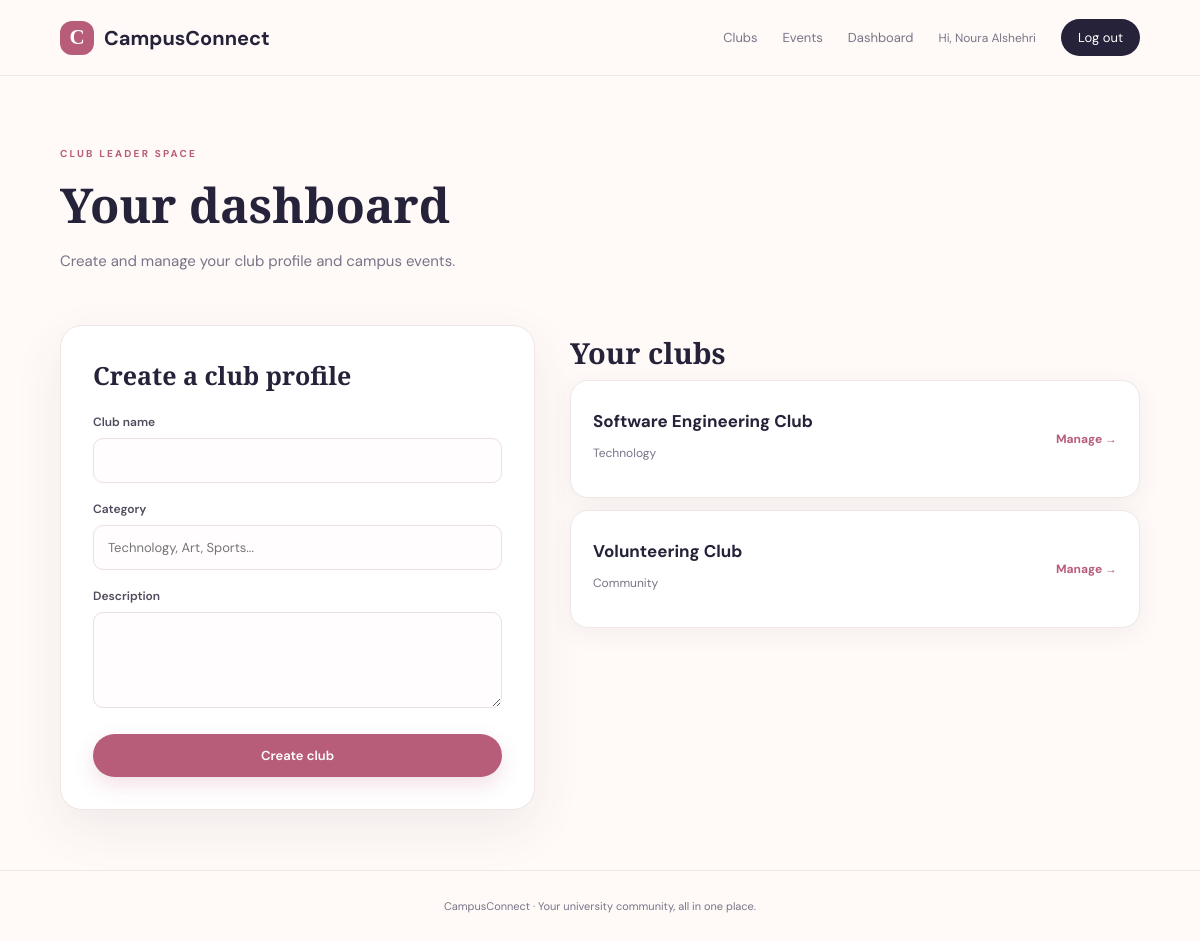
/dashboard.php (signed in), run on the app's committed database.
### tables this page shows
CREATE TABLE IF NOT EXISTS clubs (
 id INT AUTO_INCREMENT PRIMARY KEY,
 leader_id INT NOT NULL,
 name VARCHAR(150) NOT NULL,
 category VARCHAR(100) DEFAULT NULL,
 description TEXT,
 created_at TIMESTAMP DEFAULT CURRENT_TIMESTAMP,
 CONSTRAINT fk_club_leader FOREIGN KEY (leader_id) REFERENCES users(id) ON DELETE CASCADE
);

### helpers.php (called while the page is built, shortened)
<?php
function e($value) { return htmlspecialchars((string)$value, ENT_QUOTES, 'UTF-8'); }
?>

### dashboard.php (the view, shortened to what this page needs)
<?php require 'helpers.php';require_leader();$pageTitle='Club dashboard';
$q=$pdo->prepare('SELECT * FROM clubs WHERE leader_id=? ORDER BY created_at DESC');$q->execute([current_user()['id']]);$clubs=$q->fetchAll();require 'header.php'; ?>
<section class="page-intro"><span class="eyebrow">CLUB LEADER SPACE</span><h1>Your dashboard</h1><p>Create and manage your club profile and campus events.</p></section>
<div class="dashboard-grid"><form class="form-card" method="post"><h2>Create a club profile</h2><?php csrf_field(); ?><label>Club name<input name="name" required></label><label>Category<input name="category" placeholder="Technology, Art, Sports..."></label><label>Description<textarea name="description" rows="4"></textarea></label><button class="btn primary full">Create club</button></form><div><h2>Your clubs</h2><?php if(!$clubs): ?><div class="empty">You have not created a club yet.</div><?php endif; ?><?php foreach($clubs as $c): ?><article class="list-card"><div><h3><?=e($c['name'])?></h3><p><?=e($c['category'])?></p></div><a class="text-link" href="manage-club.php?id=<?=$c['id']?>">Manage →</a></article><?php endforeach; ?></div></div>
<?php require 'footer.php'; ?>

### assets/style.css (style rules this page uses)
:root { --ink:#252239;--muted:#777487;--pink:#e8a6b5;--pink-dark:#b85d79;--cream:#fffaf8;--line:#f0e6e5;--lav:#f3eff8;--white:#fff;--shadow:0 18px 50px rgba(68,43,65,.08) }
* { box-sizing:border-box }
body { margin:0;background:var(--cream);color:var(--ink);font-family:'DM Sans',sans-serif }
.eyebrow { font-size:10px;letter-spacing:2.2px;color:var(--pink-dark);font-weight:700 }
.hero h1,.page-intro h1,.auth-wrap h1,.event-detail h1 { font-family:'Playfair Display',serif;font-size:clamp(42px,5vw,65px);line-height:1.08;margin:17px 0 }
.hero-copy>p,.page-intro>p { color:var(--muted);line-height:1.8;max-width:510px;font-size:15px }
.btn { border:0;display:inline-flex;align-items:center;justify-content:center;padding:13px 22px;border-radius:28px;text-decoration:none;font:600 13px 'DM Sans';cursor:pointer;transition:.2s }
.btn.primary { background:var(--pink-dark);color:white;box-shadow:0 8px 20px #b85d7930 }
.btn.full { width:100%;margin-top:8px }
.section-head h2,.dashboard-grid h2 { font:600 29px 'Playfair Display';margin:8px 0 }
.text-link { font-size:12px;color:var(--pink-dark);text-decoration:none;font-weight:700 }
.event-card,.club-card,.list-card { background:#fff;border:1px solid var(--line);border-radius:18px;padding:22px;display:flex;gap:17px;box-shadow:0 6px 25px #432c4010 }
.event-card h3,.club-card h3,.list-card h3 { margin:7px 0;font-size:17px }
.event-card p,.club-card p,.list-card p { color:var(--muted);font-size:12px;line-height:1.6 }
.page-intro { padding:65px 0 35px }
.page-intro h1 { font-size:48px }
.form-card { background:white;border:1px solid var(--line);border-radius:22px;padding:32px;box-shadow:var(--shadow);width:100%;max-width:440px }
.form-card h2 { font:600 25px 'Playfair Display';margin:0 0 22px }
.form-card label { display:block;font-size:12px;font-weight:600;margin:18px 0;color:#514b5c }
.form-card input,.form-card textarea,.form-card select { display:block;width:100%;padding:13px 14px;border:1px solid #eadfe3;border-radius:10px;margin-top:8px;font:13px 'DM Sans';outline:none;background:#fffdfd }
.dashboard-grid { display:grid;grid-template-columns:1fr 1.2fr;gap:35px;align-items:start;margin-bottom:60px }
.dashboard-grid .form-card { max-width:none }
.list-card { align-items:center;justify-content:space-between;margin-bottom:12px }

### data on the page
clubs: name "Software Engineering Club", category "Technology"
clubs: name "Volunteering Club", category "Community"

### other printed values
current_user()['name'] "Noura Alshehri"
